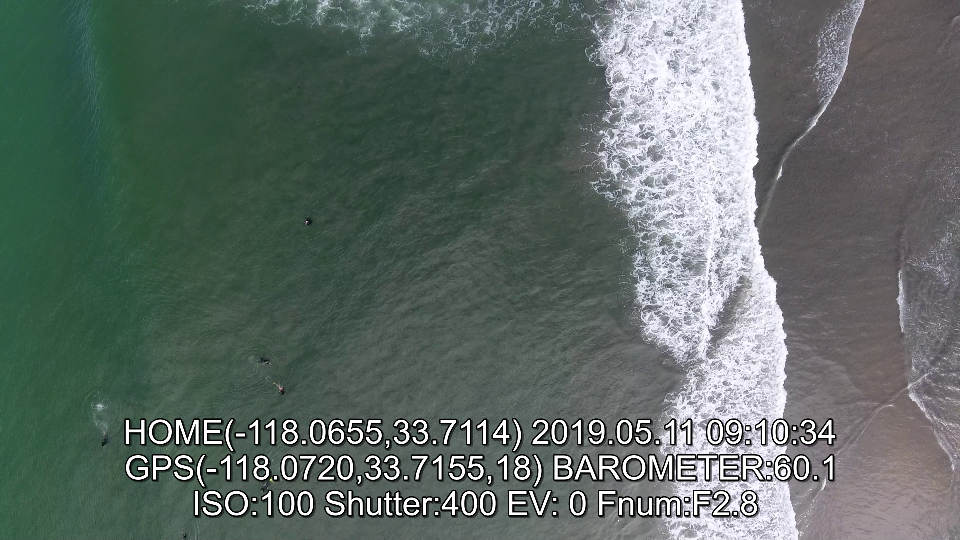
#> input picture Data/raw/resized/vlcsnap-2019-10-03-13h43m35s494_resized.png, 960 x 540 px, found by its file name
$ jupyter execute --allow-errors DataWrangling_ImageSlicing.ipynb
#> lines starting #> are read from the running program, lines starting #| are printed output that depends on the picture
# Splitting Larger Images into Smaller Ones

This notebook illustrates how to split larger images into smaller ones so that they are easier to ingest by the network model.

[cell 1]
# Load packages
import cv2 # for interactive drawing/labeling
from PIL import Image # for conversion to grayscale
import matplotlib.pyplot as plt # for plotting
from glob import glob # for listing files
from tqdm import tqdm # for status bar during for loops

We'll start with one example, so that we are sure that the images are getting split properly.

[cell 2]
im = cv2.imread('../data/raw/resized/vlcsnap-2019-10-03-13h43m35s494_resized.png')
#> im is the input picture: shape (540, 960, 3); mean B, G, R 101.6, 106.9, 94.5
    # import example image
plt.figure(figsize=(20,10)) # set appropriate size
plt.imshow(im) # show image
plt.show() # show plot

[cell 3]
# Here we will specify the number of splits to make. We want 25 total images.
M = im.shape[0]//5 # split the rows
#> M = 108
N = im.shape[1]//5 # split the columns
#> N = 192

# Split the image into 25 images
tiles = [im[x:x+M,y:y+N] for x in range(0,im.shape[0],M) for y in range(0,im.shape[1],N)]
#> tiles = 25 items

[cell 4]
# Plot the last three images (lower right side) to see if it worked
fig, (ax1, ax2, ax3) = plt.subplots(1,3, figsize=(20,10)) # format subplots
ax1.imshow(tiles[22]) # show image
ax2.imshow(tiles[23]) # show image
ax3.imshow(tiles[24]) # show image
plt.show() # show all images
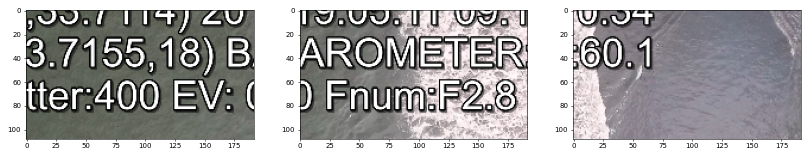
#> figure drawn by matplotlib, 3 panels
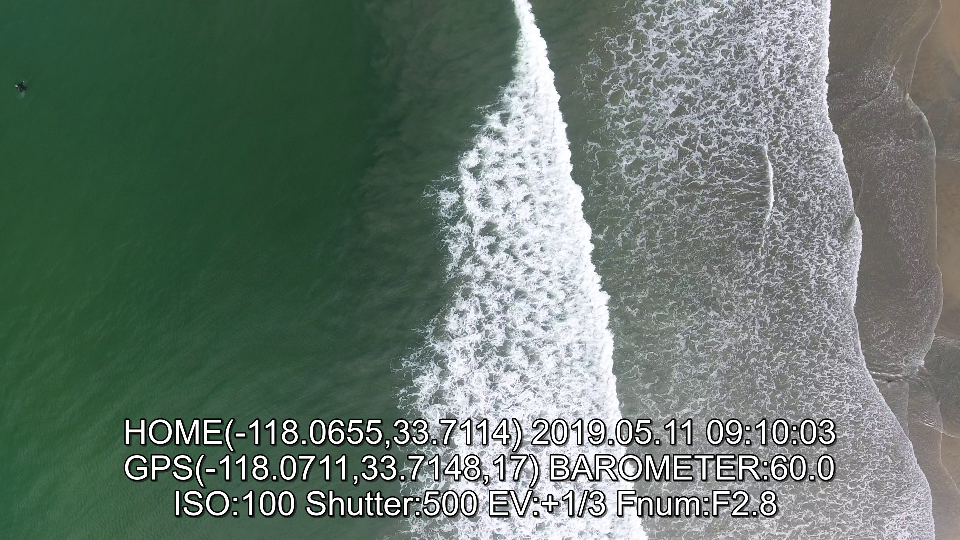
#> input picture Data/raw/resized/vlcsnap-2019-10-03-13h43m08s963_resized.png, 960 x 540 px
#> further down, im is the input picture: shape (540, 960, 3); mean B, G, R 109.7, 119.2, 103.7
#> `im = cv2.cvtColor(im, cv2.COLOR_BGR2HSV)`: im: shape (540, 960, 3); mean H, S, V 73, 54.2, 121.3

It seems as though the original image was successfully split into 25 smaller images. We can now continue to do this for all images in our data folder. We will first convert these images to grayscale, because in the Photo Contrasts notebook, it appears that grayscale has the best contrast for identifying humans against the sand/ocean background. Next, we will split each image into 25 images. We will rename this file as filename_gs_number.png where gs means grayscale and number represents the split index (0 to 24). We have wrapped the files in tqdm() so that we can see the progress of the loop as it iterates.

[cell 5]
raw_files = glob('../data/raw/resized/*.png') # get all figures

#> (the rest of this cell did not finish here and is left out)
